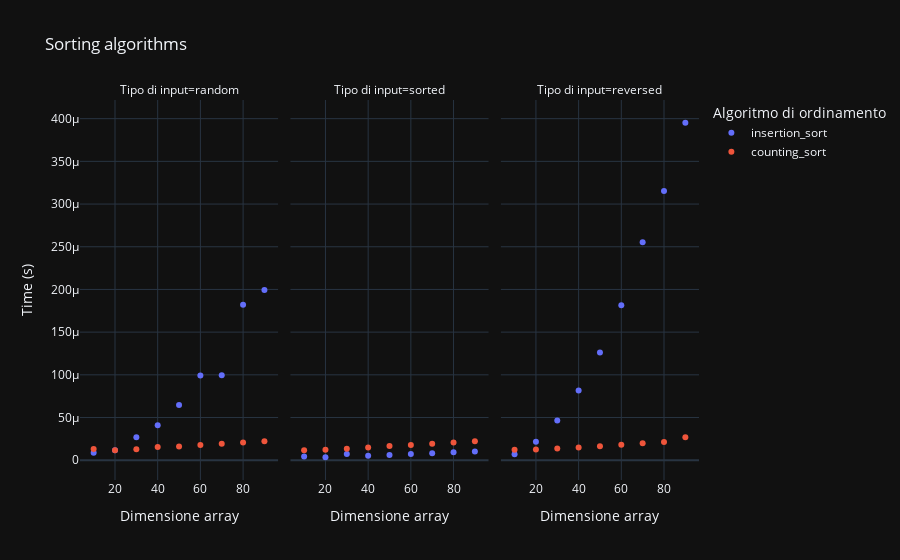

Notebook cell for this chart:
### Code cell
figure = px.scatter(df.loc[df["num_samples"] > 0],
                 x="num_samples",
                 y="time",
                 color="test_type",
                 facet_col="input_type",
                 title="Sorting algorithms",
                 labels={"num_samples": "Dimensione array", "time": "Time (s)", "test_type": "Algoritmo di ordinamento", "input_type": "Tipo di input"})

figure.show()

### Figure 1 — Plotly figure (JSON) as saved in the notebook; plotly's stock layout.template omitted (floating-point values rounded to 4 significant figures)
{"data": [{"hovertemplate": "Algoritmo di ordinamento=insertion_sort<br>Tipo di input=random<br>Dimensione array=%{x}<br>Time (s)=%{y}<extra></extra>", "legendgroup": "insertion_sort", "marker": {"color": "#636efa", "symbol": "circle"}, "mode": "markers", "name": "insertion_sort", "orientation": "v", "showlegend": true, "x": [10, 20, 30, 40, 50, 60, 70, 80, 90], "xaxis": "x", "y": [8.9e-06, 1.18e-05, 2.68e-05, 4.1e-05, 6.48e-05, 9.92e-05, 9.96e-05, 0.0001821, 0.0001994], "yaxis": "y", "type": "scatter"}, {"hovertemplate": "Algoritmo di ordinamento=insertion_sort<br>Tipo di input=sorted<br>Dimensione array=%{x}<br>Time (s)=%{y}<extra></extra>", "legendgroup": "insertion_sort", "marker": {"color": "#636efa", "symbol": "circle"}, "mode": "markers", "name": "insertion_sort", "orientation": "v", "showlegend": false, "x": [10, 20, 30, 40, 50, 60, 70, 80, 90], "xaxis": "x2", "y": [4.5e-06, 3.5e-06, 7.2e-06, 5.2e-06, 6.1e-06, 7.2e-06, 8.2e-06, 9.3e-06, 1.03e-05], "yaxis": "y2", "type": "scatter"}, {"hovertemplate": "Algoritmo di ordinamento=insertion_sort<br>Tipo di input=reversed<br>Dimensione array=%{x}<br>Time (s)=%{y}<extra></extra>", "legendgroup": "insertion_sort", "marker": {"color": "#636efa", "symbol": "circle"}, "mode": "markers", "name": "insertion_sort", "orientation": "v", "showlegend": false, "x": [10, 20, 30, 40, 50, 60, 70, 80, 90], "xaxis": "x3", "y": [7e-06, 2.16e-05, 4.65e-05, 8.18e-05, 0.0001262, 0.0001814, 0.0002554, 0.0003154, 0.0003952], "yaxis": "y3", "type": "scatter"}, {"hovertemplate": "Algoritmo di ordinamento=counting_sort<br>Tipo di input=random<br>Dimensione array=%{x}<br>Time (s)=%{y}<extra></extra>", "legendgroup": "counting_sort", "marker": {"color": "#EF553B", "symbol": "circle"}, "mode": "markers", "name": "counting_sort", "orientation": "v", "showlegend": true, "x": [10, 20, 30, 40, 50, 60, 70, 80, 90], "xaxis": "x", "y": [1.33e-05, 1.16e-05, 1.3e-05, 1.54e-05, 1.62e-05, 1.77e-05, 1.92e-05, 2.09e-05, 2.21e-05], "yaxis": "y", "type": "scatter"}, {"hovertemplate": "Algoritmo di ordinamento=counting_sort<br>Tipo di input=sorted<br>Dimensione array=%{x}<br>Time (s)=%{y}<extra></extra>", "legendgroup": "counting_sort", "marker": {"color": "#EF553B", "symbol": "circle"}, "mode": "markers", "name": "counting_sort", "orientation": "v", "showlegend": false, "x": [10, 20, 30, 40, 50, 60, 70, 80, 90], "xaxis": "x2", "y": [1.17e-05, 1.23e-05, 1.34e-05, 1.49e-05, 1.66e-05, 1.79e-05, 1.94e-05, 2.09e-05, 2.22e-05], "yaxis": "y2", "type": "scatter"}, {"hovertemplate": "Algoritmo di ordinamento=counting_sort<br>Tipo di input=reversed<br>Dimensione array=%{x}<br>Time (s)=%{y}<extra></extra>", "legendgroup": "counting_sort", "marker": {"color": "#EF553B", "symbol": "circle"}, "mode": "markers", "name": "counting_sort", "orientation": "v", "showlegend": false, "x": [10, 20, 30, 40, 50, 60, 70, 80, 90], "xaxis": "x3", "y": [1.24e-05, 1.27e-05, 1.36e-05, 1.5e-05, 1.65e-05, 1.82e-05, 1.98e-05, 2.13e-05, 2.68e-05], "yaxis": "y3", "type": "scatter"}], "layout": {"xaxis": {"anchor": "y", "domain": [0.0, 0.32], "title": {"text": "Dimensione array"}}, "yaxis": {"anchor": "x", "domain": [0.0, 1.0], "title": {"text": "Time (s)"}}, "xaxis2": {"anchor": "y2", "domain": [0.34, 0.66], "matches": "x", "title": {"text": "Dimensione array"}}, "yaxis2": {"anchor": "x2", "domain": [0.0, 1.0], "matches": "y", "showticklabels": false}, "xaxis3": {"anchor": "y3", "domain": [0.68, 1.0], "matches": "x", "title": {"text": "Dimensione array"}}, "yaxis3": {"anchor": "x3", "domain": [0.0, 1.0], "matches": "y", "showticklabels": false}, "annotations": [{"font": {}, "showarrow": false, "text": "Tipo di input=random", "x": 0.16, "xanchor": "center", "xref": "paper", "y": 1.0, "yanchor": "bottom", "yref": "paper"}, {"font": {}, "showarrow": false, "text": "Tipo di input=sorted", "x": 0.5, "xanchor": "center", "xref": "paper", "y": 1.0, "yanchor": "bottom", "yref": "paper"}, {"font": {}, "showarrow": false, "text": "Tipo di input=reversed", "x": 0.84, "xanchor": "center", "xref": "paper", "y": 1.0, "yanchor": "bottom", "yref": "paper"}], "legend": {"title": {"text": "Algoritmo di ordinamento"}, "tracegroupgap": 0}, "title": {"text": "Sorting algorithms"}}}
